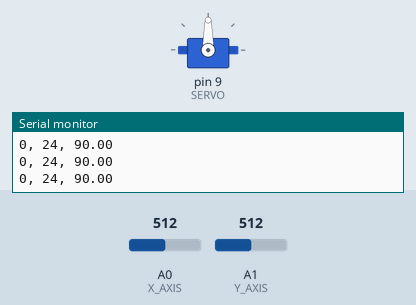
The sketch below on a simulated Arduino Uno, built with avr-gcc and run on an emulated ATmega328P. On the bench: servo, the last lines printed to the serial monitor. Inputs (shaded band) come from the test bench; at power-on: A0 (X_AXIS) = 512, A1 (Y_AXIS) = 512.

Above: at 1.2 s.
1.3 s: A0 (X_AXIS) set to 517
At 1.7 s:
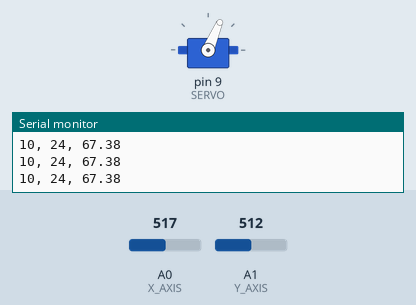
2.8 s: A0 (X_AXIS) set to 716
At 3.4 s:
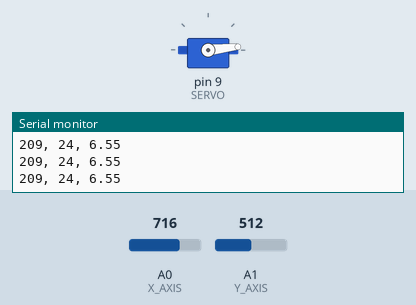
4.3 s: A1 (Y_AXIS) set to 716
At 5.1 s:
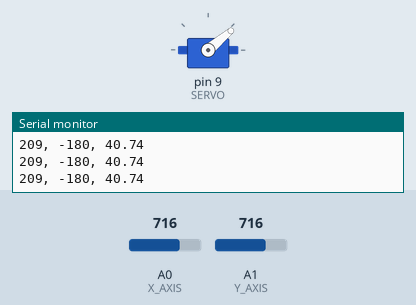
5.8 s: A0 (X_AXIS) set to 900
At 6.9 s:
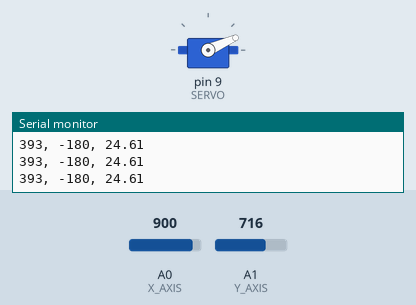
7.3 s: A0 (X_AXIS) set to 306
At 8.5 s:
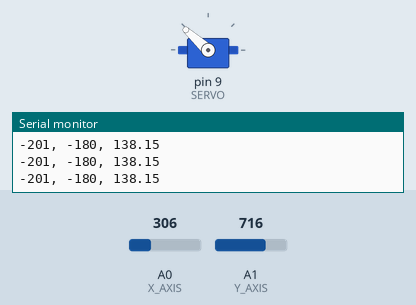
8.8 s: A1 (Y_AXIS) set to 900
At 9.3 s:
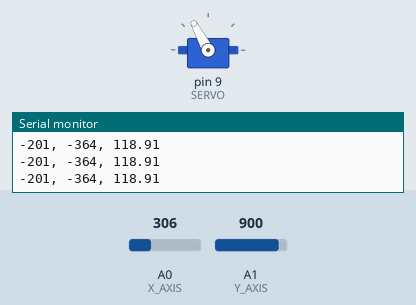
Timing chart, 0 to 11.4 s (numbered marks = the images above; inputs shaded):
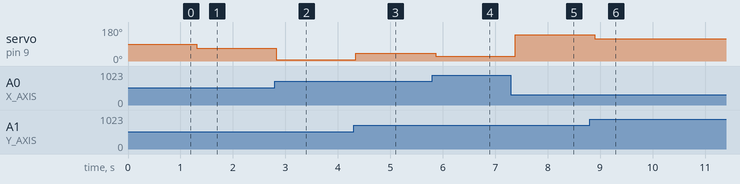

Measured:
- the behaviour switches between 516 and 517 on A0 (X_AXIS) (found by bisection; images 0 and 1)
- after the input at 1.3 s, servo on pin 9 (SERVO): 90° → 67° at once
- after the input at 2.8 s, servo on pin 9 (SERVO): 67° → 6° at once
- after the input at 4.3 s, servo on pin 9 (SERVO): 6° → 40° after 0.05 s
- after the input at 5.8 s, servo on pin 9 (SERVO): 40° → 24° after 0.06 s
- after the input at 7.3 s, servo on pin 9 (SERVO): 24° → 138° after 0.08 s
- after the input at 8.8 s, servo on pin 9 (SERVO): 138° → 118° after 0.10 s

The sketch:

simple_joystick.ino
```cpp
#include <Servo.h>

const int X_AXIS      = A0;
const int Y_AXIS      = A1;
const int ZERO_POS_X  = 507;
const int ZERO_POS_Y  = 536;
const int SERVO       = 9;

Servo servo;

void setup()
{
  Serial.begin(9600);
  servo.attach(SERVO);

  servo.write(0);
}

void loop()
{
  int x = analogRead(X_AXIS);
  int y = analogRead(Y_AXIS);

  // 영점 보정
  x = x - ZERO_POS_X;
  y = (y - ZERO_POS_Y) * -1;

  if (abs(x) < 10)
  {
    x = 0;
  }

  if (abs(y) < 10)
  {
    y = 0;
  }

  // int x_pos = map(x, ZERO_POS_X * -1, ZERO_POS_X, 0, 180);
  // servo.write(x_pos);

  double degree = atan2(y, x) * 180 / PI;
  if (degree < 0)
  {
    degree = degree * -1;
  }

  // degree = 180 - degree;
  servo.write(degree);

  Serial.print(x);
  Serial.print(", ");
  Serial.print(y);
  // Serial.print(", ");
  // Serial.println(degree);
  Serial.print(", ");
  Serial.println(degree);
  delay(100);
}
```
